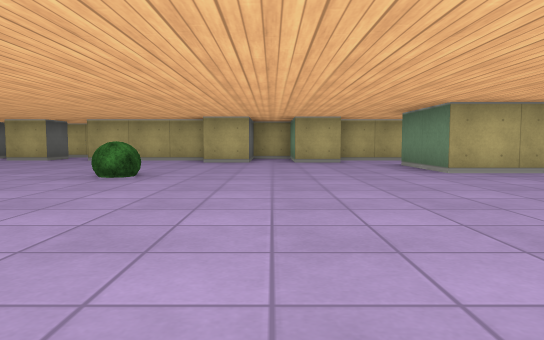
view 1 (above)

19 first-person views from a walk through a cub3D ray-caster map. The camera is about half as high as the walls, tilts 4° down and sees 70° across. The floor is counted in squares. Each view is taken from the middle of a square. On the plan, view 1 faces up. The plan holds only what a view shows up to about 9 squares ahead; the rest is blank.

view 2
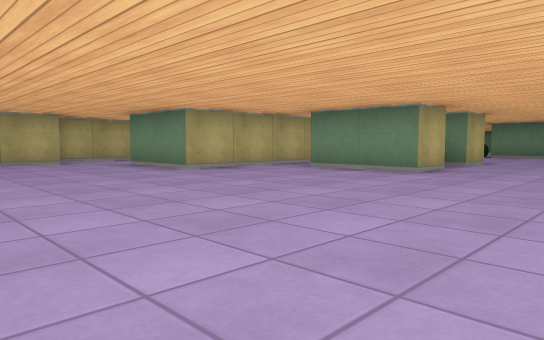

view 3
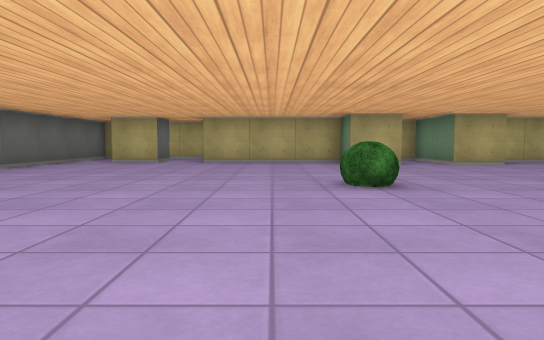

view 4
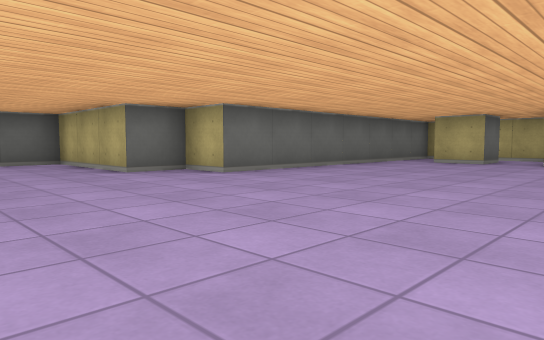

view 5
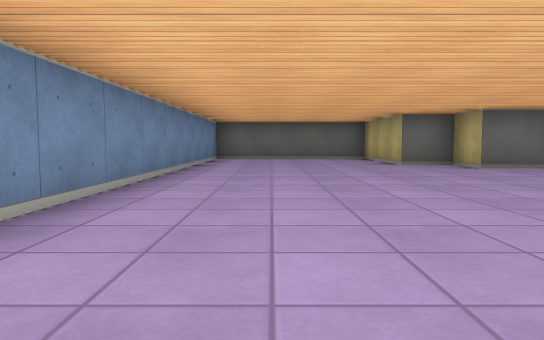

view 6
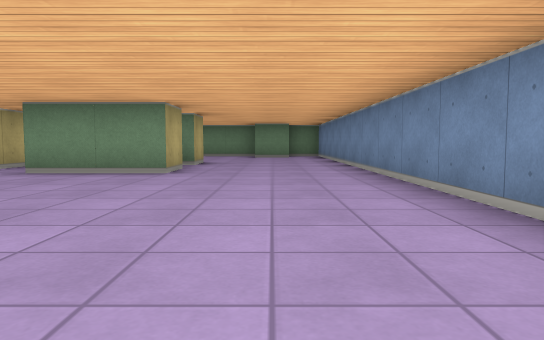

view 7
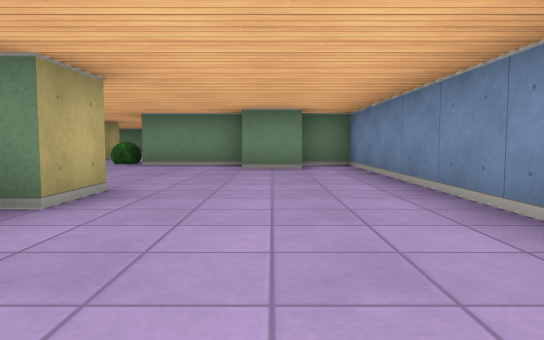

view 8
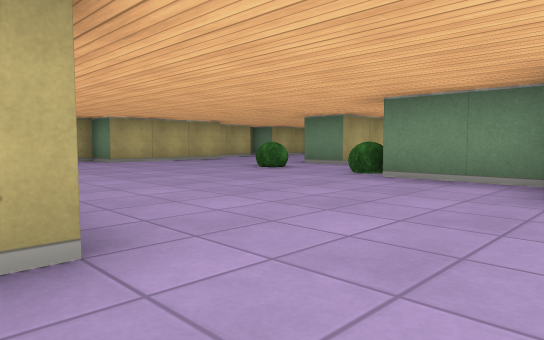

view 9
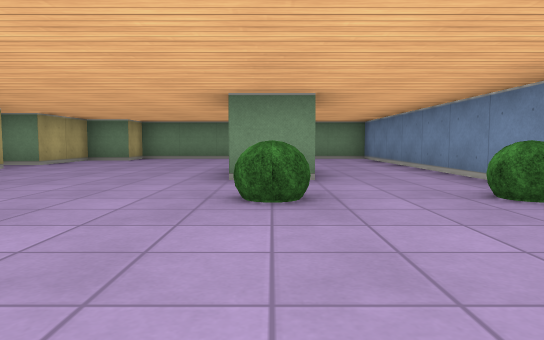

view 10
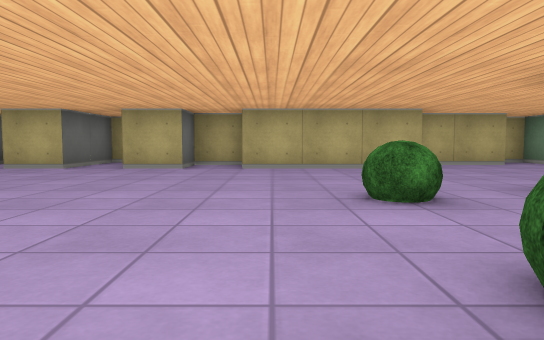

view 11
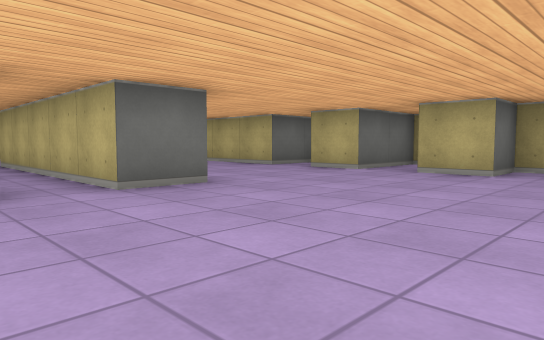

view 12
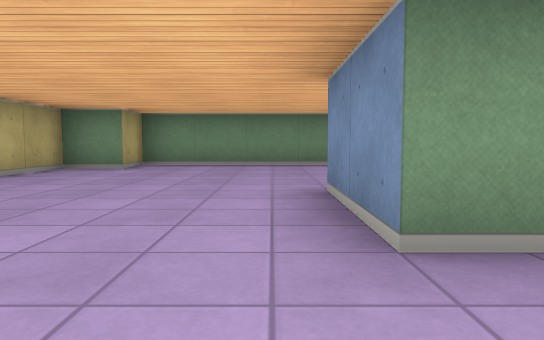

view 13
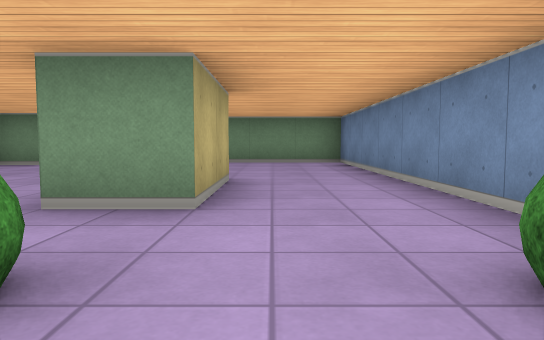

view 14
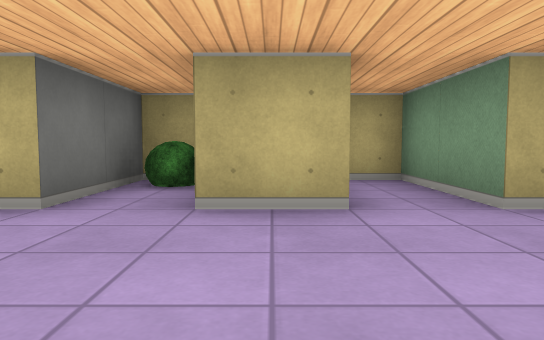

view 15
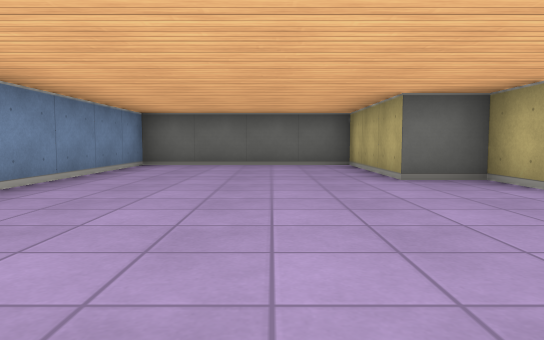

view 16
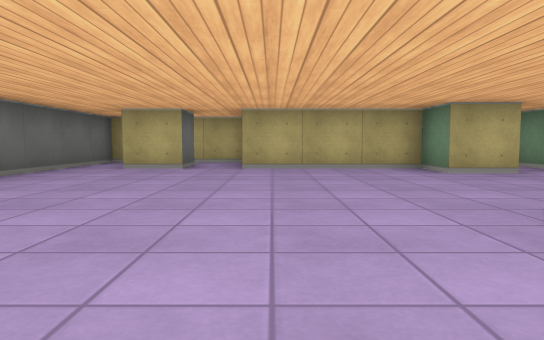

view 17
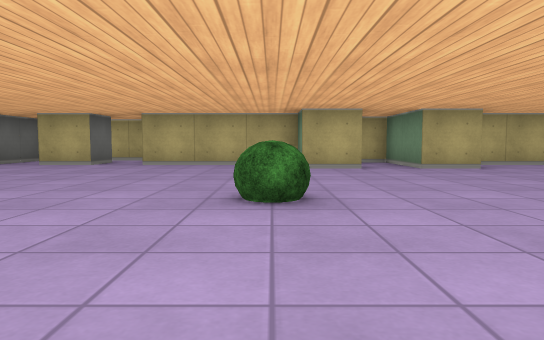

view 18
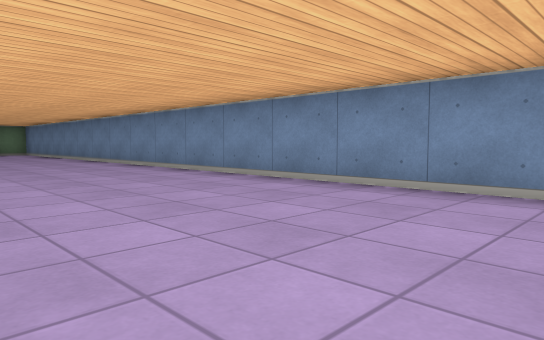

view 19
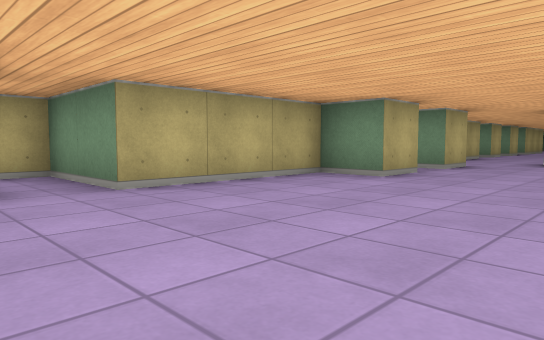

### Floor plan
Points are (right, up) in squares from view 1. A wall is a line through its corners. A room is listed if a view was taken in it or the views show most of it. See-through windows are left out.
Room 1 (views 1, 2, 3, 4, 5, 6, 7, 8, 9, 10, 11, 12, 13, 14, 15, 16, 17, 18, 19)
walls: (5.5, 5.5) (2.5, 5.5) (2.5, 7.5); (5.5, 2.5) (4.5, 2.5) (4.5, 4.5); (7.5, 6.6) (7.5, 5.5) (6.5, 5.5); (1.6, 8.5) (0.5, 8.5) (0.5, 10.5) (-0.1, 10.5); (7.6, 2.5) (6.5, 2.5) (6.5, 3); (-0.5, 9) (-0.5, 8.5) (-1.5, 8.5) (-1.5, 9.5) (-4.5, 9.5) (-4.5, 11.5) (-5.8, 11.5); (6.1, 11.5) (5.5, 11.5) (5.5, 9.5) (1.8, 9.5); (10.5, 0.5) (10.5, 1.5); (11.5, 1.5) (11.5, 3.5); (12.5, 3.5) (19.5, 3.5) (19.5, 9.5) (18.5, 9.5) (18.5, 10.5) (16.5, 10.5) (16.5, 11.5) (16, 11.5); (13.5, 9.5) (10.5, 9.5) (10.5, 10.5) (9.5, 10.5) (9.5, 9.5) (8.5, 9.5) (8.5, 11.5) (7.5, 11.5) (7.5, 9.5) (6.5, 9.5); (-5.5, 10.5) (-5.5, 9.5) (-6.5, 9.5); (15.5, 5.5) (13.5, 5.5) (13.5, 6.5) (15.5, 6.5); (15.6, 10.5) (13.9, 10.5); (-7.5, 11.5) (-7.5, 4.5) (-8.5, 4.5) (-8.5, 3.5) (-11.5, 3.5) (-11.5, -0.5) (11.5, -0.5) (11.5, 0.5)
ways out: opening at (5, 5) to room 2; opening at (7, 5) to room 2
objects: bush (-2, 5); bush (6, 11); bush (12, 4); bush (12, 6)
Room 2 (no view inside)
walls: (6.5, 5.5) (5.5, 5.5)
ways out: opening at (5, 5) to room 1; opening at (7, 5) to room 1

Positions as (right, up) in squares from view 1, and headings:
1: (0, 0), facing up
2: (-1, 0), facing up-right
3: (-3, 1), facing up
4: (-3, 1), facing up-left
5: (-1, 1), facing left
6: (-1, 1), facing right
7: (4, 1), facing right
8: (7, 1), facing up-right
9: (9, 6), facing right
10: (11, 3), facing up
11: (11, 4), facing up-left
12: (12, 7), facing right
13: (11, 5), facing right
14: (7, 7), facing up
15: (-4, 2), facing left
16: (-4, 3), facing up
17: (-2, 2), facing up
18: (-4, 3), facing down-right
19: (-6, 6), facing up-right
